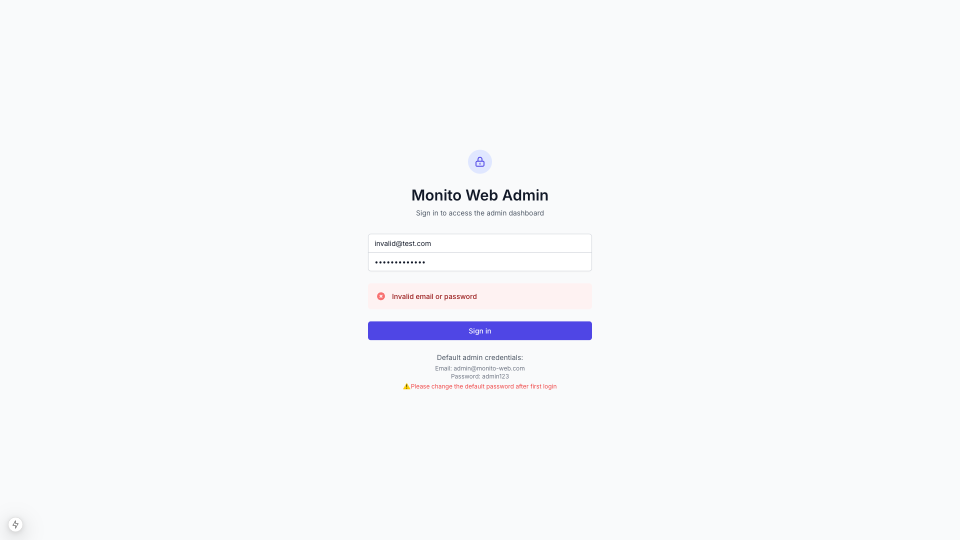
#> input picture invalid-login-test.png, 1920 x 1080 px (shown at 1/2 size)
$ python image_preprocessor.py ../../invalid-login-test.png out.png   (older library calls are emulated)
#> lines starting #> are read from the running program, lines starting #| are printed output that depends on the picture; after the words box and inside, x2 and y2 are one past the last pixel; in counts of white or black regions, pixels touching at a corner belong together
#!/usr/bin/env python3
"""
Advanced Image Preprocessor for Menu and Document OCR
Implements Task 4: Image preprocessing for photo menus readability

Features:
- CLAHE contrast enhancement for poor lighting
- Deskewing for tilted photos
- Noise reduction for camera photos
- Text region detection and enhancement
- Multi-resolution processing for different image sizes
- Tesseract optimization
"""

import sys
import os
import json
import tempfile
import time
from pathlib import Path
from typing import Dict, Any, Optional, Tuple, List
import logging

# PIL for basic image processing
try:
    from PIL import Image, ImageEnhance, ImageOps, ImageFilter
    PIL_AVAILABLE = True
except ImportError:
    print("[WARNING] PIL not available, image preprocessing disabled", file=sys.stderr)
    PIL_AVAILABLE = False

# OpenCV for advanced image processing
try:
    import cv2
    import numpy as np
    OPENCV_AVAILABLE = True
except ImportError:
    print("[WARNING] OpenCV not available, basic image processing only", file=sys.stderr)
    OPENCV_AVAILABLE = False

# Tesseract for OCR quality estimation
try:
    import pytesseract
    PYTESSERACT_AVAILABLE = True
except ImportError:
    print("[WARNING] pytesseract not available, no OCR quality estimation", file=sys.stderr)
    PYTESSERACT_AVAILABLE = False


class ImagePreprocessor:
    """Advanced image preprocessor for menu and document OCR"""

    def __init__(self, config: Optional[Dict[str, Any]] = None):
        self.config = config or {}

        # Configuration parameters
        self.clahe_enabled = self.config.get('clahe_enabled', True)
        self.deskew_enabled = self.config.get('deskew_enabled', True)
        self.noise_reduction = self.config.get('noise_reduction', True)
        self.contrast_enhancement = self.config.get('contrast_enhancement', True)
        self.text_region_detection = self.config.get('text_region_detection', True)
        self.output_dpi = self.config.get('output_dpi', 300)  # 300 DPI for good OCR
        self.max_width = self.config.get('max_width', 2400)  # Max width to prevent huge images
        self.quality_threshold = self.config.get('quality_threshold', 0.6)

        print(f"[INFO] Image Preprocessor initialized", file=sys.stderr)
        print(f"[INFO] PIL: {'✓' if PIL_AVAILABLE else '✗'}", file=sys.stderr)
        print(f"[INFO] OpenCV: {'✓' if OPENCV_AVAILABLE else '✗'}", file=sys.stderr)
        print(f"[INFO] PyTesseract: {'✓' if PYTESSERACT_AVAILABLE else '✗'}", file=sys.stderr)

    def preprocess_image(self, image_path: Path, output_path: Optional[Path] = None) -> Dict[str, Any]:
        """
        Preprocess image for optimal OCR results

        Args:
            image_path: Path to input image
            output_path: Optional path for output image (temp if not provided)

        Returns:
            Dict containing processing results and metadata
        """
        start_time = time.time()

        print(f"[INFO] Preprocessing image: {image_path}", file=sys.stderr)

        if not image_path.exists():
            raise FileNotFoundError(f"Image file not found: {image_path}")

        if not PIL_AVAILABLE:
            raise RuntimeError("PIL required for image preprocessing")

        result = {
            "input_path": str(image_path),
            "output_path": None,
            "preprocessing_applied": [],
            "metadata": {
                "original_size": None,
                "processed_size": None,
                "file_size_bytes": image_path.stat().st_size,
                "processing_time_ms": 0,
                "quality_score": 0.0,
                "recommendations": []
            },
            "success": False,
            "error": None
        }

        try:
            # Step 1: Load and analyze input image
            original_image = Image.open(image_path)
            result["metadata"]["original_size"] = original_image.size

            print(f"[INFO] Original image: {original_image.size[0]}x{original_image.size[1]}, mode: {original_image.mode}", file=sys.stderr)

            # Step 2: Initial quality assessment
            quality_assessment = self._assess_image_quality(original_image)
            result["metadata"]["quality_score"] = quality_assessment["score"]
            result["metadata"]["recommendations"] = quality_assessment["recommendations"]

            # Step 3: Determine preprocessing strategy
            processing_strategy = self._determine_processing_strategy(original_image, quality_assessment)
            print(f"[INFO] Processing strategy: {processing_strategy}", file=sys.stderr)

            # Step 4: Apply preprocessing steps
            processed_image = original_image.copy()

            # Convert to RGB if necessary
            if processed_image.mode not in ['RGB', 'L']:
                processed_image = processed_image.convert('RGB')
                result["preprocessing_applied"].append("rgb_conversion")

            # Resize if too large
            if processed_image.size[0] > self.max_width:
                processed_image = self._smart_resize(processed_image)
                result["preprocessing_applied"].append("smart_resize")

            # Apply CLAHE for contrast enhancement
            if self.clahe_enabled and OPENCV_AVAILABLE and "low_contrast" in processing_strategy:
                processed_image = self._apply_clahe(processed_image)
                result["preprocessing_applied"].append("clahe")

            # Deskew if needed
            if self.deskew_enabled and OPENCV_AVAILABLE and "skewed" in processing_strategy:
                processed_image = self._deskew_image(processed_image)
                result["preprocessing_applied"].append("deskew")

            # Enhance contrast
            if self.contrast_enhancement and "enhance_contrast" in processing_strategy:
                processed_image = self._enhance_contrast(processed_image)
                result["preprocessing_applied"].append("contrast_enhancement")

            # Reduce noise
            if self.noise_reduction and "noisy" in processing_strategy:
                processed_image = self._reduce_noise(processed_image)
                result["preprocessing_applied"].append("noise_reduction")

            # Text region enhancement
            if self.text_region_detection and OPENCV_AVAILABLE and "enhance_text" in processing_strategy:
                processed_image = self._enhance_text_regions(processed_image)
                result["preprocessing_applied"].append("text_enhancement")

            # Final OCR optimization
            processed_image = self._optimize_for_ocr(processed_image)
            result["preprocessing_applied"].append("ocr_optimization")

            # Step 5: Save processed image
            if output_path is None:
                output_path = Path(tempfile.mktemp(suffix=".png"))

            # Save with optimal settings for OCR
            processed_image.save(output_path, "PNG", optimize=True, dpi=(self.output_dpi, self.output_dpi))

            result["output_path"] = str(output_path)
            result["metadata"]["processed_size"] = processed_image.size
            result["success"] = True

            # Step 6: Post-processing quality assessment
            final_quality = self._assess_ocr_readiness(processed_image)
            result["metadata"]["final_quality_score"] = final_quality["score"]
            result["metadata"]["ocr_confidence"] = final_quality["confidence"]

            print(f"[INFO] Preprocessing completed: {len(result['preprocessing_applied'])} steps applied", file=sys.stderr)

        except Exception as e:
            result["error"] = str(e)
            result["success"] = False
            print(f"[ERROR] Image preprocessing failed: {e}", file=sys.stderr)

        finally:
            result["metadata"]["processing_time_ms"] = int((time.time() - start_time) * 1000)

        return result

    def _assess_image_quality(self, image: Image.Image) -> Dict[str, Any]:
        """Assess image quality and identify issues"""

        assessment = {
            "score": 0.0,
            "issues": [],
            "recommendations": []
        }

        try:
            # Convert to grayscale for analysis
            if image.mode != 'L':
                gray_image = image.convert('L')
            else:
                gray_image = image

            # Convert to numpy for analysis
            if OPENCV_AVAILABLE:
                img_array = np.array(gray_image)

                # Check contrast
                contrast_score = img_array.std() / 255.0
                if contrast_score < 0.15:
                    assessment["issues"].append("low_contrast")
                    assessment["recommendations"].append("Apply CLAHE contrast enhancement")

                # Check brightness
                mean_brightness = img_array.mean() / 255.0
                if mean_brightness < 0.3:
                    assessment["issues"].append("too_dark")
                    assessment["recommendations"].append("Increase brightness")
                elif mean_brightness > 0.8:
                    assessment["issues"].append("too_bright")
                    assessment["recommendations"].append("Reduce brightness")

                # Check for blur
                laplacian_var = cv2.Laplacian(img_array, cv2.CV_64F).var()
                if laplacian_var < 100:
                    assessment["issues"].append("blurry")
                    assessment["recommendations"].append("Apply sharpening filter")

                # Check for noise
                noise_level = cv2.fastNlMeansDenoising(img_array).var()
                if noise_level > 1000:
                    assessment["issues"].append("noisy")
                    assessment["recommendations"].append("Apply noise reduction")

                # Calculate overall score
                assessment["score"] = min(1.0, (contrast_score + laplacian_var/1000 +
                                              (1.0 - abs(mean_brightness - 0.5))) / 3.0)

            else:
                # Basic assessment without OpenCV
                # Check basic statistics
                extrema = gray_image.getextrema()
                range_val = extrema[1] - extrema[0]

                if range_val < 100:
                    assessment["issues"].append("low_contrast")
                    assessment["recommendations"].append("Enhance contrast")

                assessment["score"] = min(1.0, range_val / 255.0)

        except Exception as e:
            print(f"[WARNING] Image quality assessment failed: {e}", file=sys.stderr)
            assessment["score"] = 0.5  # Default neutral score

        return assessment

    def _determine_processing_strategy(self, image: Image.Image, quality_assessment: Dict[str, Any]) -> List[str]:
        """Determine which preprocessing steps to apply"""

        strategy = []
        issues = quality_assessment.get("issues", [])

        # Address identified issues
        if "low_contrast" in issues:
            strategy.append("low_contrast")
            strategy.append("enhance_contrast")

        if "too_dark" in issues or "too_bright" in issues:
            strategy.append("enhance_contrast")

        if "blurry" in issues:
            strategy.append("sharpen")

        if "noisy" in issues:
            strategy.append("noisy")

        # Check for skew (basic heuristic)
        if OPENCV_AVAILABLE:
            # More sophisticated skew detection would go here
            strategy.append("skewed")  # Apply deskewing by default for photos

        # Always enhance text regions for menu images
        strategy.append("enhance_text")

        return strategy

    # [18 lines left out: function _smart_resize, not called in this run]

    def _apply_clahe(self, image: Image.Image) -> Image.Image:
        """Apply CLAHE (Contrast Limited Adaptive Histogram Equalization)"""

        try:
            # Convert PIL to OpenCV
            if image.mode != 'L':
                gray_image = image.convert('L')
            else:
                gray_image = image

            cv_image = np.array(gray_image)

            # Create CLAHE object
            clahe = cv2.createCLAHE(clipLimit=2.0, tileGridSize=(8, 8))
            enhanced = clahe.apply(cv_image)

            # Convert back to PIL
            result_image = Image.fromarray(enhanced)

            # If original was color, blend with original
            if image.mode == 'RGB':
                # Convert enhanced grayscale back to RGB for blending
                enhanced_rgb = Image.merge('RGB', [result_image, result_image, result_image])
                # Blend 70% enhanced, 30% original
                result_image = Image.blend(image, enhanced_rgb, 0.7)

            print(f"[INFO] Applied CLAHE contrast enhancement", file=sys.stderr)
            return result_image

        except Exception as e:
            print(f"[WARNING] CLAHE failed: {e}", file=sys.stderr)
            return image

    def _deskew_image(self, image: Image.Image) -> Image.Image:
        """Deskew tilted image using OpenCV"""

        try:
            # Convert to grayscale for skew detection
            if image.mode != 'L':
                gray_image = image.convert('L')
            else:
                gray_image = image

            cv_image = np.array(gray_image)

            # Edge detection
            edges = cv2.Canny(cv_image, 50, 150, apertureSize=3)

            # Hough line detection
            lines = cv2.HoughLines(edges, 1, np.pi / 180, threshold=100)

            if lines is not None:
                # Calculate angles
                angles = []
                for rho, theta in lines[:10]:  # Use first 10 lines
                    angle = theta * 180 / np.pi
                    if angle < 45:
                        angles.append(angle)
                    elif angle > 135:
                        angles.append(angle - 180)

                if angles:
                    # Calculate median angle
                    median_angle = np.median(angles)

                    # Only correct if angle is significant
                    if abs(median_angle) > 0.5:
                        # Get image center
                        (h, w) = cv_image.shape[:2]
                        center = (w // 2, h // 2)

                        # Rotation matrix
                        M = cv2.getRotationMatrix2D(center, median_angle, 1.0)

                        # Apply rotation to original image
                        if image.mode == 'RGB':
                            cv_original = cv2.cvtColor(np.array(image), cv2.COLOR_RGB2BGR)
                            rotated = cv2.warpAffine(cv_original, M, (w, h),
                                                   flags=cv2.INTER_CUBIC,
                                                   borderMode=cv2.BORDER_REPLICATE)
                            rotated = cv2.cvtColor(rotated, cv2.COLOR_BGR2RGB)
                        else:
                            rotated = cv2.warpAffine(cv_image, M, (w, h),
                                                   flags=cv2.INTER_CUBIC,
                                                   borderMode=cv2.BORDER_REPLICATE)

                        result_image = Image.fromarray(rotated)
                        print(f"[INFO] Deskewed by {median_angle:.1f} degrees", file=sys.stderr)
                        return result_image

        except Exception as e:
            print(f"[WARNING] Deskewing failed: {e}", file=sys.stderr)

        return image

    def _enhance_contrast(self, image: Image.Image) -> Image.Image:
        """Enhance image contrast using PIL"""

        try:
            enhancer = ImageEnhance.Contrast(image)
            enhanced = enhancer.enhance(1.3)  # 30% contrast increase

            print(f"[INFO] Enhanced contrast", file=sys.stderr)
            return enhanced

        except Exception as e:
            print(f"[WARNING] Contrast enhancement failed: {e}", file=sys.stderr)
            return image

    # [28 lines left out: function _reduce_noise, not called in this run]

    def _enhance_text_regions(self, image: Image.Image) -> Image.Image:
        """Enhance text regions for better OCR"""

        try:
            if not OPENCV_AVAILABLE:
                return image

            # Convert to grayscale for text detection
            if image.mode != 'L':
                gray_image = image.convert('L')
            else:
                gray_image = image

            cv_image = np.array(gray_image)

            # Apply morphological operations to enhance text
            kernel = cv2.getStructuringElement(cv2.MORPH_RECT, (3, 3))

            # Closing to connect text components
            closed = cv2.morphologyEx(cv_image, cv2.MORPH_CLOSE, kernel)

            # Sharpening filter
            kernel_sharp = np.array([[-1,-1,-1],
                                   [-1, 9,-1],
                                   [-1,-1,-1]])
            sharpened = cv2.filter2D(closed, -1, kernel_sharp)

            result_image = Image.fromarray(sharpened)

            # If original was color, blend with original
            if image.mode == 'RGB':
                enhanced_rgb = Image.merge('RGB', [result_image, result_image, result_image])
                result_image = Image.blend(image, enhanced_rgb, 0.6)

            print(f"[INFO] Enhanced text regions", file=sys.stderr)
            return result_image

        except Exception as e:
            print(f"[WARNING] Text enhancement failed: {e}", file=sys.stderr)
            return image

    def _optimize_for_ocr(self, image: Image.Image) -> Image.Image:
        """Final optimization for OCR"""

        try:
            # Convert to grayscale for OCR
            if image.mode != 'L':
                ocr_image = image.convert('L')
            else:
                ocr_image = image

            # Apply slight sharpening
            enhancer = ImageEnhance.Sharpness(ocr_image)
            sharpened = enhancer.enhance(1.1)

            # Auto-adjust levels
            sharpened = ImageOps.autocontrast(sharpened)

            print(f"[INFO] Applied OCR optimization", file=sys.stderr)
            return sharpened

        except Exception as e:
            print(f"[WARNING] OCR optimization failed: {e}", file=sys.stderr)
            return image

    def _assess_ocr_readiness(self, image: Image.Image) -> Dict[str, Any]:
        """Assess how ready the image is for OCR"""

        assessment = {
            "score": 0.0,
            "confidence": "unknown"
        }

        try:
            if PYTESSERACT_AVAILABLE:
                # Quick OCR test to assess readiness
                gray_image = image.convert('L') if image.mode != 'L' else image

                # Get OCR confidence
                data = pytesseract.image_to_data(gray_image, output_type=pytesseract.Output.DICT)
                confidences = [int(conf) for conf in data['conf'] if int(conf) > 0]

                if confidences:
                    avg_confidence = sum(confidences) / len(confidences)
                    assessment["score"] = avg_confidence / 100.0

                    if avg_confidence > 80:
                        assessment["confidence"] = "high"
                    elif avg_confidence > 60:
                        assessment["confidence"] = "medium"
                    else:
                        assessment["confidence"] = "low"
                else:
                    assessment["confidence"] = "very_low"

            else:
                # Fallback assessment without pytesseract
                gray_image = image.convert('L') if image.mode != 'L' else image
                extrema = gray_image.getextrema()
                contrast_ratio = (extrema[1] - extrema[0]) / 255.0
                assessment["score"] = contrast_ratio
                assessment["confidence"] = "estimated"

        except Exception as e:
            print(f"[WARNING] OCR readiness assessment failed: {e}", file=sys.stderr)

        return assessment

    # [32 lines left out: function batch_preprocess, not called in this run]


def main():
    """CLI interface for image preprocessing"""

    if len(sys.argv) < 2:
        print("Usage: python image_preprocessor.py <image_path> [output_path]", file=sys.stderr)
        sys.exit(1)

    image_path = Path(sys.argv[1])
    output_path = Path(sys.argv[2]) if len(sys.argv) > 2 else None

    if not image_path.exists():
        print(f"Error: Image file not found: {image_path}", file=sys.stderr)
        sys.exit(1)

    # Configuration can be passed via environment variables
    config = {
        "clahe_enabled": os.getenv("CLAHE_ENABLED", "true").lower() == "true",
        "deskew_enabled": os.getenv("DESKEW_ENABLED", "true").lower() == "true",
        "noise_reduction": os.getenv("NOISE_REDUCTION", "true").lower() == "true",
        "contrast_enhancement": os.getenv("CONTRAST_ENHANCEMENT", "true").lower() == "true",
        "text_region_detection": os.getenv("TEXT_REGION_DETECTION", "true").lower() == "true",
        "output_dpi": int(os.getenv("OUTPUT_DPI", "300")),
        "max_width": int(os.getenv("MAX_WIDTH", "2400"))
    }

    try:
        preprocessor = ImagePreprocessor(config)
        result = preprocessor.preprocess_image(image_path, output_path)
#> in preprocess_image, original_image is the input picture: PIL image 1920x1080 RGB; mean R, G, B 247.2, 247.9, 250.2
#> in _assess_image_quality, `contrast_score = img_array.std() / 255.0`: contrast_score = 0.0671
#> in _assess_image_quality, `mean_brightness = img_array.mean() / 255.0`: mean_brightness = 0.973
#> in _assess_image_quality, `laplacian_var = cv2.Laplacian(img_array, cv2.CV_64F).var()`: laplacian_var = 237.6
#> in _assess_image_quality, `noise_level = cv2.fastNlMeansDenoising(img_array).var()`: noise_level = 292.5
#> in preprocess_image, `quality_assessment = self._assess_image_quality(original_image)`: quality_assessment = {'score': 0.277, 'issues': ['low_contrast', 'too_bright'], 'recommendations': ['Apply CLAHE contrast enhancement', 'Reduce brightness']}
#> in _determine_processing_strategy, `issues = quality_assessment.get("issues", [])`: issues = ['low_contrast', 'too_bright']
#> in preprocess_image, `processing_strategy = self._determine_processing_strategy(original_ima..`: processing_strategy = ['low_contrast', 'enhance_contrast', 'enhance_contrast', 'skewed', 'enhance_text']
#> in _deskew_image, `edges = cv2.Canny(cv_image, 50, 150, apertureSize=3)`:
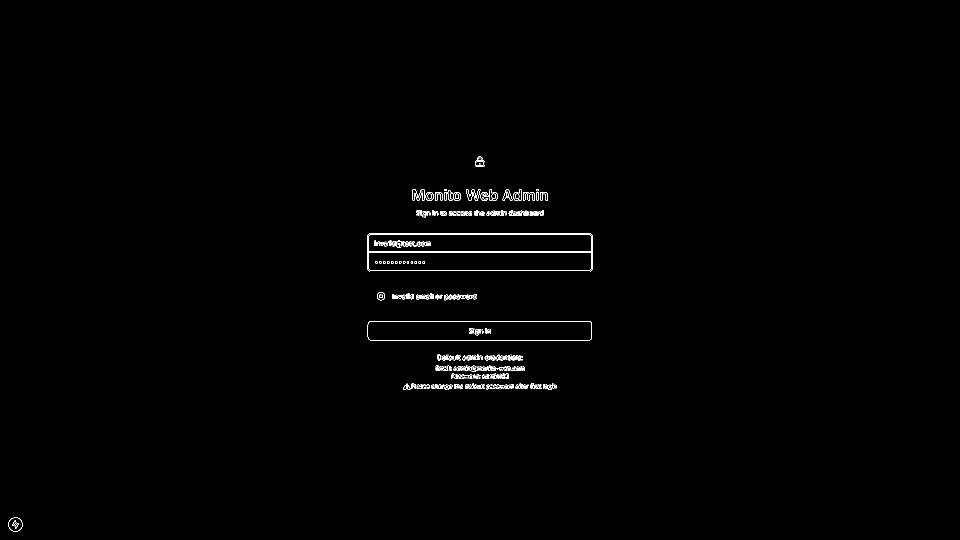
#> edges: shape (1080, 1920) (shown at 1/2 size); 0.53% white in thin lines or dots, all inside (x1, y1, x2, y2) = (17, 313, 1185, 1063)
#> in _deskew_image, `lines = cv2.HoughLines(edges, 1, np.pi / 180, threshold=100)`: lines = 37 rows, first 8: [503, 1.57], [505, 1.57], [541, 1.57], [642, 1.57], [680, 1.57], [466, 1.57], [468, 1.57], [771, 1.57]
#> (the rest of the program and of its run is left out)
